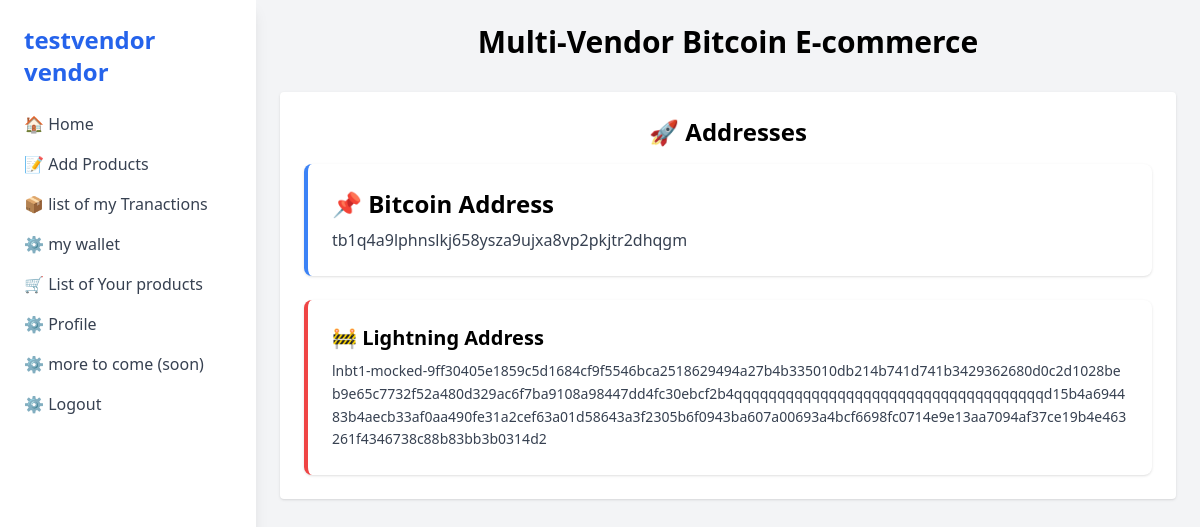
The app's page /profile.php (signed in) with its own data.
### tables this page shows
CREATE TABLE `members` (
  `M_id` bigint NOT NULL AUTO_INCREMENT,
  `M_name` varchar(50) NOT NULL,
  `M_password` varchar(50) NOT NULL,
  `M_type` varchar(10) NOT NULL,
  `M_last_login` datetime DEFAULT CURRENT_TIMESTAMP ON UPDATE CURRENT_TIMESTAMP,
  `lightingaddress` text,
  `btcaddress` text,
  PRIMARY KEY (`M_id`)
);

### profile.php (the view, shortened to what this page needs)
<?php include 'config.php'; ?>
<!DOCTYPE html>
<html lang="en">
<head>
  <script src="https://cdn.tailwindcss.com"></script>
</head>
<body class="bg-gray-100 min-h-screen flex">
  <?php include 'sidebar.php'; ?>
<?php
 $query = "SELECT * FROM `Hackthon-bitnob`.`members` ";
 $result = mysqli_query($link, $query);
 while ($row = mysqli_fetch_assoc($result)) {
              $lightingaddress = $row['lightingaddress'];
              $btcaddress = $row['btcaddress'];
 }
?>
  <main class="flex-1 p-6">
    <div class="max-w-4xl mx-auto">
      <h1 class="text-3xl font-bold text-center mb-8">Multi-Vendor Bitcoin E-commerce</h1>
      <div id="dashboard" class="bg-white p-6 rounded shadow">
        <h2 class="text-2xl font-bold mb-4 text-center">🚀 Addresses</h2>
        <div class="grid gap-6">
          <div class="p-6 bg-white rounded-lg shadow border-l-4 border-blue-500">
            <h3 class="text-2xl font-bold mb-2">📌 Bitcoin Address</h3>
            <p class="text-gray-700"><?php echo $btcaddress;?></p>
          </div>
<div class="p-6 bg-white rounded-lg shadow border-l-4 border-red-500 w-full">
  <h3 class="text-xl font-semibold mb-2">🚧 Lightning Address</h3>
  <p class="text-gray-700 break-all text-sm leading-relaxed overflow-hidden">
    <?php echo htmlspecialchars($lightingaddress); ?>
  </p>
</div>
        </div>
      </div>
    </div>
  </main>
</body>
</html>

### records on screen
members: btcaddress "tb1q4a9lphnslkj658ysza9ujxa8vp2pkjtr2dhqgm", lightingaddress "lnbt1-mocked-9ff30405e1859c5d1684cf9f5546bca2518629494a27b4b335010db214b741d741b3429362680d0c2d1028beb9e65c7732f52a480d329ac6f7ba9108a98447dd4fc30ebcf2b4qqqqqqqqqqqqqqqqqqqqqqqqqqqqqqqqqqqqd15b4a694483b4aecb33af0aa490fe31a2cef63a01d58643a3f2305b6f0943ba607a00693a4bcf6698fc0714e9e13aa7094af37ce19b4e463261f4346738c88b83bb3b0314d2"

### other values on screen
$displayedname "testvendor"
$stype "vendor"
